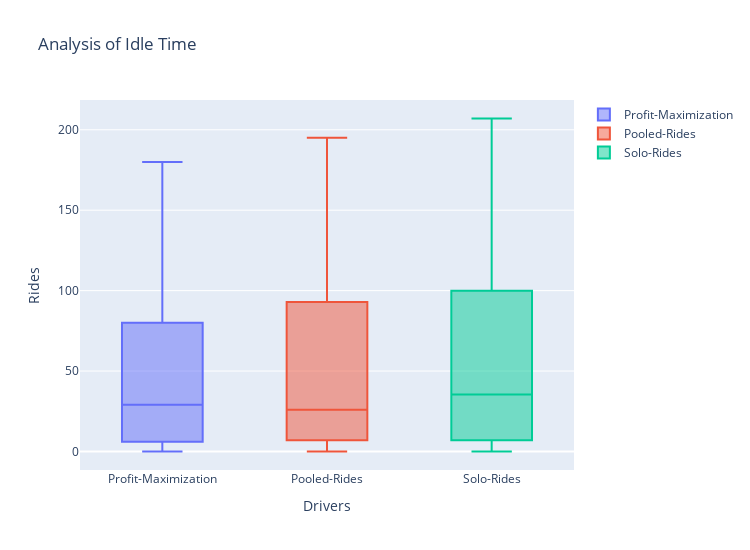

The cell this chart's notebook holds for it:
### Markdown cell above
## Comparison of Idle Time

### Code cell
import pandas as pd

data2 = pd.read_csv('D:/Development/GitHub-ProjectV2.0/MaaSSim/docs/tutorials/Results/Simulation/Driver/KPI-3-IdleTime/IdleTime_Solo-Rides.csv')

data1 =pd.read_csv('D:/Development/GitHub-ProjectV2.0/MaaSSim/docs/tutorials/Results/Simulation/Driver/KPI-3-IdleTime/IdleTime_Profit-Maximization.csv')
data =pd.read_csv('D:/Development/GitHub-ProjectV2.0/MaaSSim/docs/tutorials/Results/Simulation/Driver/KPI-3-IdleTime/IdleTime_Pooled-Rides.csv')

for col in data.columns:
    data[col]=data[col]//3600
    data.head()
    
for col in data1.columns:
    data1[col]=data1[col]//3600
    data1.head()
    
     
for col in data1.columns:
    data2[col]=data2[col]//3600
    data2.head()   
    
colListPR=[]
for column in data.columns:
     
    # Storing the rows of a column
    # into a temporary list
    li =data[column].tolist()
     
    # appending the temporary list
    colListPR.append(li)
     
# Printing the final list
#print(colListPR)


colListPM=[]
for column in data1.columns:
     
    li =data1[column].tolist()
     
    colListPM.append(li)
     
#print(colListPM)

colListSR=[]
for column in data2.columns:
     
    li =data2[column].tolist()
     
    colListSR.append(li)
     
#print(colListSR)

import numpy as np
import matplotlib.pyplot as plt

flatPR= [y for sublist in colListPR for y in sublist]
#flatPR
#plt.boxplot(flatPR)


import numpy as np
import matplotlib.pyplot as plt

flatSR= [y for sublist in colListSR for y in sublist]
#flatSR
#plt.boxplot(flatSR)

import numpy as np
import matplotlib.pyplot as plt

flatPM= [y for sublist in colListPM for y in sublist]
#flatPM
#plt.boxplot(flatPM)

import plotly.graph_objects as go
from plotly.subplots import make_subplots
fig = go.Figure()
fig.update_layout(autosize=False,width=750,height=550,)

fig.add_trace(go.Box(y=flatPM,name="Profit-Maximization"))
fig.add_trace(go.Box(y=flatPR,name="Pooled-Rides"))
fig.add_trace(go.Box(y=flatSR,name="Solo-Rides"))
fig.update_layout(title='Analysis of Idle Time',xaxis=dict(title='Drivers'),yaxis=dict(title='Rides'))
fig.show()
#plt.savefig("KPI1Analysis.jpg")


#############################################
import warnings
warnings.simplefilter('ignore')
import matplotlib.pyplot as plt
import seaborn as sns
#fig= plt.figure(figsize=(100,50),dpi=600)

plt.rcParams["figure.figsize"] = (8,5)


fig,ax =plt.subplots()
plt.title('Idle Time')
sns.distplot(flatPR,hist=False,label='Pooled')
sns.distplot(flatPM,hist=False,label='Profit Maximization')
sns.distplot(flatSR,hist=False,label='Solo')
plt.xlabel('Drivers',fontsize=13)
plt.ylabel('Rides',fontsize=13)

plt.legend(fontsize=10)
#plt.savefig("Revenue.jpg")
plt.show()

### Figure 1 — Plotly figure (JSON) as saved in the notebook; plotly's stock layout.template omitted (floating-point values rounded to 4 significant figures)
{"data": [{"name": "Profit-Maximization", "type": "box", "y": [0, 0, 0, 0, 0, 4, 60, 80, 137, 180, 5, 27, 46, 91, 144, 20, 11, 42, 70, 173, 21, 6, 31, 58, 100, 24, 14, 17, 35, 84]}, {"name": "Pooled-Rides", "type": "box", "y": [0, 0, 0, 0, 0, 3, 48, 83, 157, 195, 4, 28, 83, 110, 169, 20, 11, 11, 93, 159, 20, 7, 38, 66, 117, 24, 12, 13, 46, 94]}, {"name": "Solo-Rides", "type": "box", "y": [0, 0, 0, 0, 0, 3, 50, 83, 159, 207, 4, 28, 83, 116, 182, 20, 11, 46, 104, 173, 21, 7, 43, 66, 125, 24, 12, 13, 56, 100]}], "layout": {"autosize": false, "height": 550, "title": {"text": "Analysis of Idle Time"}, "width": 750, "xaxis": {"autorange": true, "range": [-0.5, 2.5], "title": {"text": "Drivers"}, "type": "category"}, "yaxis": {"autorange": true, "range": [-11.5, 218.5], "title": {"text": "Rides"}, "type": "linear"}}}
